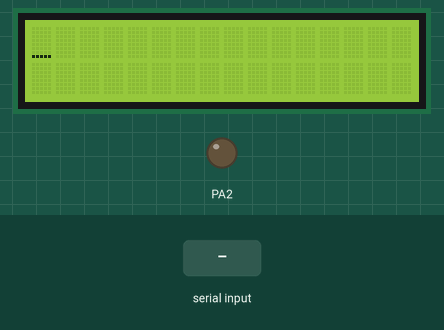
This program was run on a simulated ATmega32, built with avr-gcc and emulated at 1 MHz. Parts: 16×2 character LCD, output pins drawn as LEDs (lit = HIGH). Wiring (inferred from the signals the program sends): character LCD (HD44780): RS PA1; E PA0; data PA4, PA5, PA6, PA7. The inputs (shaded band) are chosen by the test bench. Pins used as bus, display or sensor lines are not drawn.

Above: at 1.3 s.
1.4 s: "A" received over Serial
At 2.0 s:
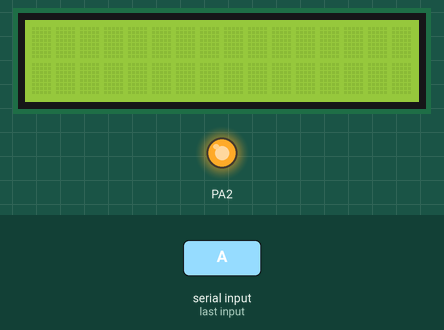
2.9 s: byte 0 (0) received over Serial
At 4.0 s:
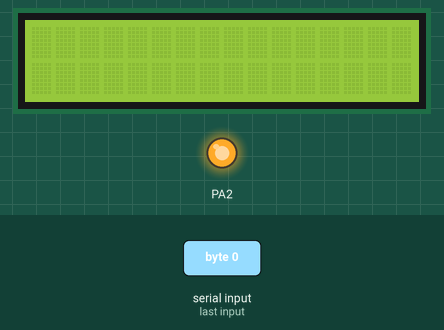
Timing chart, 0 to 5.9 s (numbered marks = the images above; inputs shaded):
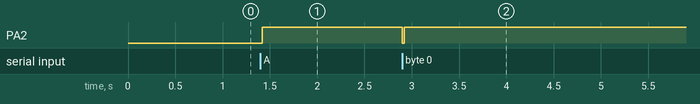

The program:

UART_Receiver.c
```c
/*
 * UART_Receiver.c
 *
 * Created: 11/7/2023 4:13:47 PM
 *  Author: abdel
 */


#include <avr/io.h>
#define F_CPU 1000000UL
#include "USART.h"
#include "lcd_driver.h"
#include <util/delay.h>
int main(void)
{
	int Received_Data;
	LCD_vinit();
	UART_vinit(9600);
    while(1)
    {
        Received_Data =UART_u8ReceiveData();
		if(Received_Data == 0)
		{
			LCD_vclearscreen();
			LCD_vSend_string("No Object");
			_delay_ms(500);
		}
		else
		{
			LCD_vclearscreen();
			LCD_vSend_string("Distance = ");
			LCD_vsend_char((Received_Data/10)+48);
			LCD_vsend_char((Received_Data%10)+48);
			LCD_vSend_string("Cm");
			_delay_ms(500);
		}
    }
}
```

USART.c
```c
#define F_CPU 1000000UL
#include <util/delay.h>
#include "std_macros.h"
#include <avr/io.h>

void UART_vinit(unsigned long baud)
{
	unsigned short UBRR;
	UBRR=(F_CPU/(16*baud))-1;
	UBRRH=(unsigned char)(UBRR>>8);
	UBRRL=(unsigned char)UBRR;
	SET_BIT(UCSRB,RXEN);
	SET_BIT(UCSRB,TXEN);
	UCSRC=(1<<URSEL) | (1<<UCSZ0) | (1<<UCSZ1);
}

void UART_vsendData(char data)
{
	while(READ_BIT(UCSRA,UDRE)==0);
	UDR=data;
}

int UART_u8ReceiveData(void)
{
	while(READ_BIT(UCSRA,RXC)==0);
	return UDR;
}

void UART_vsendString(char*ptr)
{
	while(*ptr !=0)
	{
		UART_vsendData(*ptr);
		ptr++;
		_delay_ms(100);
	}
}
```

USART.h
```c
/*
 * USART.h
 *
 * Created: 3/12/2023 6:02:39 AM
 *  Author: abdel
 */


#ifndef USART_H_
#define USART_H_
UART_vinit(unsigned long baud);
void UART_vsendData(char data);
int UART_u8ReceiveData(void);
void UART_vsendString(char*ptr);

#endif /* USART_H_ */
```

std_macros.h
```c
#define REGISTOR_SIZE 8
#define SET_BIT(reg,bit) reg|=(1<<bit)
#define CLR_BIT(reg,bit) reg&=(~(1<<bit))
#define TOG_BIT(reg,bit) reg^=(1<<bit)
#define READ_BIT(reg,bit) ((reg&(1<<bit))>>bit)
#define IS_BIT_SET(reg,bit) ((reg&(1<<bit))>>bit)
#define IS_BIT_CLR(reg,bit) !((reg&(1<<bit))>>bit)
```

LCD_config.h
```c
/*
 * LCD_config.h
 *
 * Created: 12/1/2022 2:56:20 PM
 *  Author: abdel
 */


#ifndef LCD_CONFIG_H_
#define LCD_CONFIG_H_
#define four_bits_mode
#endif /* LCD_CONFIG_H_ */
```

lcd_driver.c
```c
/*
 * lcd.c
 *
 * Created: 11/29/2022 4:30:35 PM
 *  Author: abdel
 */
#include "lcd_driver.h"
#include "DIO_driver.h"
#define F_CPU 1000000UL
#include <util/delay.h>
#include "std_macros.h"
void LCD_vinit()
{
	#if defined eight_bits_mode
	_delay_ms(200);
	DIO_vset_pindir('A',0,1);
	DIO_vset_pindir('A',1,1);
	DIO_vset_pindir('A',2,1);
	DIO_vset_pindir('A',3,1);
	DIO_vset_pindir('A',4,1);
	DIO_vset_pindir('A',5,1);
	DIO_vset_pindir('A',6,1);
	DIO_vset_pindir('A',7,1);
	DIO_vset_pindir('B',EN,1);
	DIO_vset_pindir('B',RW,1);
	DIO_vset_pindir('B',RS,1);
	DIO_vwrite_pin('B',RW,0);
	LCD_vsend_cmd(EIGHT_BITS); //8 bit mode
	_delay_ms(1);
	LCD_vsend_cmd(CURSOR_ON_DISPLAN_ON);//display on cursor on
	_delay_ms(1);
	LCD_vsend_cmd(CLR_SCREEN);//clear the screen
	_delay_ms(10);
	LCD_vsend_cmd(ENTRY_MODE); //entry mode
	_delay_ms(1);

	#elif defined four_bits_mode
	_delay_ms(200);
	DIO_vset_pindir('A',4,1);
	DIO_vset_pindir('A',5,1);
	DIO_vset_pindir('A',6,1);
	DIO_vset_pindir('A',7,1);
	DIO_vset_pindir('A',EN,1);
	DIO_vset_pindir('A',RW,1);
	DIO_vset_pindir('A',RS,1);
	DIO_vwrite_pin('A',RW,0);
	LCD_vsend_cmd(RETURN_HOME); //return home
	_delay_ms(10);
	LCD_vsend_cmd(FOUR_BITS); //4 bit mode
	_delay_ms(1);
	LCD_vsend_cmd(CURSOR_ON_DISPLAN_ON);//display on cursor on
	_delay_ms(1);
	LCD_vsend_cmd(CLR_SCREEN);//clear the screen
	_delay_ms(10);
	LCD_vsend_cmd(ENTRY_MODE); //entry mode
	_delay_ms(1);
	#endif
}
static void send_falling_edge(void)
{
	DIO_vwrite_pin('A',EN,1);
	_delay_ms(2);
	DIO_vwrite_pin('A',EN,0);
	_delay_ms(2);
}
void LCD_vsend_char(char data)
{
	#if defined eight_bits_mode
	DIO_vwrite_port('A',data);
	DIO_vwrite_pin('B',RS,1);
	send_falling_edge();

	#elif defined four_bits_mode
	vwrite_highnibble('A',data>>4);
	DIO_vwrite_pin('A',RS,1);
	send_falling_edge();
	vwrite_highnibble('A',data);
	DIO_vwrite_pin('A',RS,1);
	send_falling_edge();
	_delay_ms(1);
	#endif
}
void LCD_vsend_cmd(char cmd)
{
	#if defined eight_bits_mode
	DIO_vwrite_port('A',cmd);
	DIO_vwrite_pin('B',RS,0);
	send_falling_edge();

	#elif defined four_bits_mode
	vwrite_highnibble('A',cmd>>4);
	DIO_vwrite_pin('A',RS,0);
	send_falling_edge();
	vwrite_highnibble('A',cmd);
	DIO_vwrite_pin('A',RS,0);
	send_falling_edge();
	_delay_ms(1);
	#endif
}
void LCD_vclearscreen()
{
	LCD_vsend_cmd(CLR_SCREEN);
	_delay_ms(10);

}

void LCD_vmove_cursor(unsigned char row , unsigned char coloumn)
{
	char data ;
	if(row>2||row<1||coloumn>16||coloumn<1)
	{
		data=0x80;
	}
	else if(row==1)
	{
		data=0x80+coloumn-1 ;
	}
	else if (row==2)
	{
		data=0xc0+coloumn-1;
	}
	LCD_vsend_cmd(data);
	_delay_ms(1);
}
void LCD_vSend_string(char *data)
{
	while((*data)!='\0')
	{
		LCD_vsend_char(*data);
		data++;
	}
}
void vwrite_lownibble(unsigned char port,unsigned char number)
{
	DIO_vwrite_pin(port,0,READ_BIT(number,0));
	DIO_vwrite_pin(port,1,READ_BIT(number,1));
	DIO_vwrite_pin(port,2,READ_BIT(number,2));
	DIO_vwrite_pin(port,3,READ_BIT(number,3));
}
void vwrite_highnibble(unsigned char port,unsigned char number)
{
	DIO_vwrite_pin(port,4,READ_BIT(number,0));
	DIO_vwrite_pin(port,5,READ_BIT(number,1));
	DIO_vwrite_pin(port,6,READ_BIT(number,2));
	DIO_vwrite_pin(port,7,READ_BIT(number,3));
}
```

lcd_driver.h
```c
/*
 * lcd.h
 *
 * Created: 11/29/2022 4:30:47 PM
 *  Author: abdel
 */
#ifndef LCD_H_
#define LCD_H_
#include "DIO_driver.h"
#include "LCD_config.h"
#define CLR_SCREEN 0x01
#define CURSOR_ON_DISPLAN_ON 0x0E
#define CURSOR_OFF_DISPLAN_OFF 0x08
#define CURSOR_OFF_DISPLAN_ON 0x0c
#define CURSOR_BLINK_DISPLAN_ON 0x0f
#define RETURN_HOME 0x02
#define ENTRY_MODE 0x06
#if defined four_bits_mode
#define EN 0
#define RW 1
#define RS 2
#define FOUR_BITS 0x28
#elif defined eight_bits_mode
#define EN 0
#define RS 1
#define RW 2
#define EIGHT_BITS 0x38
#endif
void LCD_vinit();
static void send_falling_edge(void);
void LCD_vsend_char(char data);
void LCD_vsend_cmd(char cmd);
void LCD_vclearscreen();
void LCD_vmove_cursor(unsigned char row , unsigned char column);
void LCD_vSend_string(char *data);
void vwrite_lownibble(unsigned char port,unsigned char number);
void vwrite_highnibble(unsigned char port,unsigned char number);
#endif /* LCD_H_ */
```

DIO_driver.c
```c
#include <avr/io.h>
#define F_CPU 1000000UL
#include <util/delay.h>
#include "std_macros.h"
void DIO_vset_pindir(unsigned char port,unsigned char pin,unsigned char dir)
{
switch(port)
{
	case 'A':
	case 'a':
	if(dir==1)
	{
		SET_BIT(DDRA,pin);
	}
	else
	{
		CLR_BIT(DDRA,pin);
	}
	break;
	case 'B':
	case 'b':
	if(dir==1)
	{
		SET_BIT(DDRB,pin);
	}
	else
	{
		CLR_BIT(DDRB,pin);
	}
	break;
	case 'C':
	case 'c':
	if(dir==1)
	{
		SET_BIT(DDRC,pin);
	}
	else
	{
		CLR_BIT(DDRC,pin);
	}
	break;
	case 'D':
	case 'd':
	if(dir==1)
	{
		SET_BIT(DDRD,pin);
	}
	else
	{
		CLR_BIT(DDRD,pin);
	}
	break;
}}
void DIO_vwrite_pin(unsigned char port,unsigned char pin,unsigned char val)
{
	switch(port)
	{
		case 'A':
		case 'a':
		if(val==1)
		{
			SET_BIT(PORTA,pin);
		}
		else
		{
			CLR_BIT(PORTA,pin);
		}
		break;
		case 'B':
		case 'b':
		if(val==1)
		{
			SET_BIT(PORTB,pin);
		}
		else
		{
			CLR_BIT(PORTB,pin);
		}
		break;
		case 'C':
		case 'c':
		if(val==1)
		{
			SET_BIT(PORTC,pin);
		}
		else
		{
			CLR_BIT(PORTC,pin);
		}
		break;
		case 'D':
		case 'd':
		if(val==1)
		{
			SET_BIT(PORTD,pin);
		}
		else
		{
			CLR_BIT(PORTD,pin);
		}
		break;
	}}
unsigned char DIO_U8read_pin(unsigned char port,unsigned char pin)
{
	unsigned char value;
	switch(port)
	{
		case 'A':
		case 'a':
			value=READ_BIT(PINA,pin);
			break;
		case 'B':
		case 'b':
			value=READ_BIT(PINB,pin);
			break;
		case 'C':
		case 'c':
			value=READ_BIT(PINC,pin);
			break;
		case 'D':
		case 'd':
			value=READ_BIT(PIND,pin);
			break;
	}
	return value;
}
void DIO_vtoggle(unsigned char port,unsigned char pin)
{
switch(port)
{
	case 'A':
	case 'a':
		TOG_BIT(PORTA,pin);
		break;
	case 'B':
	case 'b':
		TOG_BIT(PORTB,pin);
		break;
	case 'C':
	case 'c':
		TOG_BIT(PORTC,pin);
		break;
	case 'D':
	case 'd':
		TOG_BIT(PORTD,pin);
		break;
	}
}
void DIO_vset_portdir(unsigned char port,unsigned char dir)
{
	switch(port)
	{
		case 'A':
		case 'a':
		DDRA=dir;
		break;
		case 'B':
		case 'b':
		DDRB=dir;
		break;
		case 'C':
		case 'c':
		DDRC=dir;
		break;
		case 'D':
		case 'd':
		DDRD=dir;
		break;
	}
}
void DIO_vwrite_port(unsigned char port,unsigned char val)
{
	switch(port)
	{
		case 'A':
		case 'a':
		PORTA=val;
		break;
		case 'B':
		case 'b':
		PORTB=val;
		break;
		case 'C':
		case 'c':
		PORTC=val;
		break;
		case 'D':
		case 'd':
		PORTD=val;
		break;
	}
}
unsigned char DIO_U8read_port(unsigned char port)
{
	int val;
	switch(port)
	{
		case 'A':
		case 'a':
		PINA=val;
		break;
		case 'B':
		case 'b':
		val=PINB;
		break;
		case 'C':
		case 'c':
		val=PINC;
		break;
		case 'D':
		case 'd':
		val=PIND;
		break;
	}
	return val;
}
void DIO_vtog_port(unsigned char port)
{
	switch(port)
	{
		case 'A':
		case 'a':
		PORTA=~PORTA;
		break;
		case 'B':
		case 'b':
		PORTB=~PORTB;
		break;
		case 'C':
		case 'c':
		PORTC=~PORTC;
		break;
		case 'D':
		case 'd':
		PORTD=~PORTD;
		break;
	}
}
void DIO_vcontrolpullup(unsigned char port,unsigned char pin,unsigned char enable)
{
	switch(port)
	{
		case 'a':
		case 'A':
		if(enable==1)
		{
			SET_BIT(PORTA,pin);
		}
		else
		{
			CLR_BIT(PORTA,pin);
		}
		break;
		case 'b':
		case 'B':
		if(enable==1)
		{
			SET_BIT(PORTB,pin);
		}
		else
		{
			CLR_BIT(PORTB,pin);
		}
		break;
		case 'c':
		case 'C':
		if(enable==1)
		{
			SET_BIT(PORTC,pin);
		}
		else
		{
			CLR_BIT(PORTC,pin);
		}
		break;
		case 'd':
		case 'D':
		if(enable==1)
		{
			SET_BIT(PORTD,pin);
		}
		else
		{
			CLR_BIT(PORTD,pin);
		}
		break;

	}

}
```

DIO_driver.h
```c
/*
 * DIO_driver.h
 *
 * Created: 9/27/2022 9:50:33 AM
 *  Author: abdel
 */


#ifndef DIO_DRIVER_H_
#define DIO_DRIVER_H_
void DIO_vset_pindir(unsigned char port,unsigned char pin,unsigned char dir);
void DIO_vwrite_pin(unsigned char port,unsigned char pin,unsigned char val);
unsigned char DIO_U8read_pin(unsigned char port,unsigned char pin);
void DIO_vtoggle(unsigned char port,unsigned char pin);
void DIO_vset_portdir(unsigned char port,unsigned char dir);
void DIO_vwrite_port(unsigned char port,unsigned char val);
unsigned char DIO_U8read_port(unsigned char port);
void DIO_vtog_port(unsigned char port);
void DIO_vcontrolpullup(unsigned char port,unsigned char pin,unsigned char enable);
#endif /* DIO_DRIVER_H_ */
```

Measured:
- after the input at 1.4 s, PA2: LOW → HIGH at once
- after the input at 2.9 s, PA2: HIGH → LOW at once, → HIGH 0.02 s later
